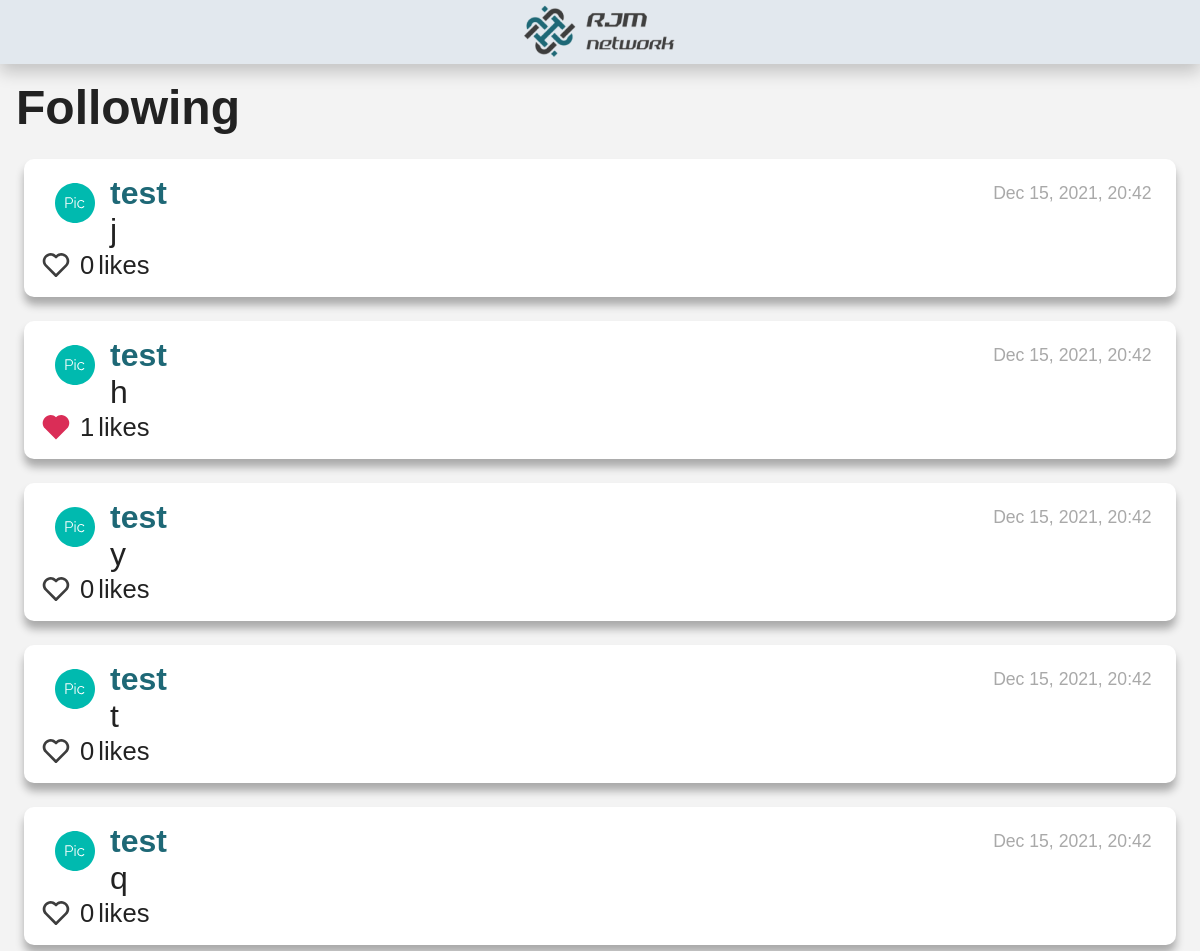
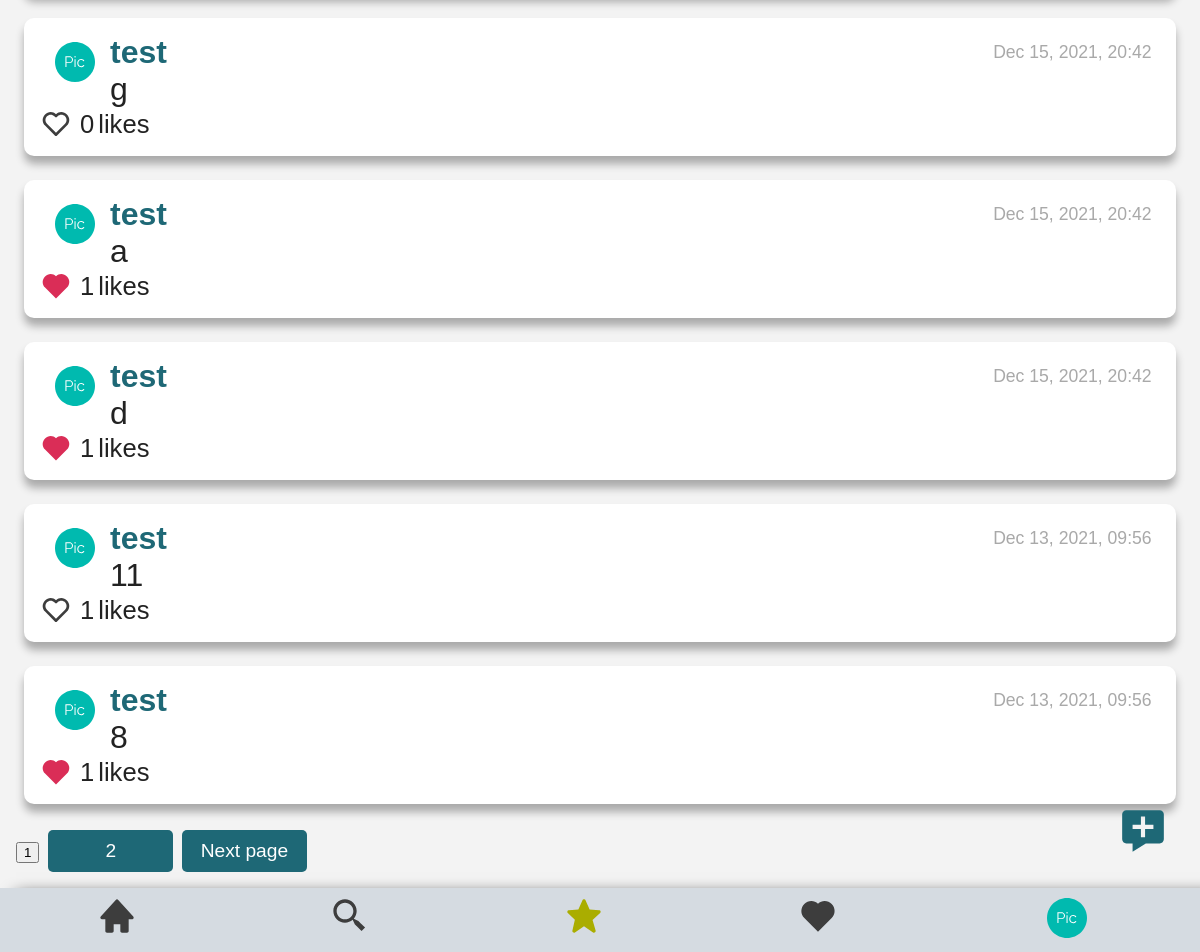
Page /following (signed in) on the committed database (2 pictures, top to bottom).
### network/models.py (models this page shows, shortened)
class NewPost(models.Model):
    poster = models.ForeignKey(User, on_delete=models.PROTECT, related_name="posts_posted")
    description = models.TextField(blank=False)
    date_added = models.DateTimeField(auto_now_add=True)

class User(AbstractUser):
    pass

### network/views.py (the view)
# urls.py: path("following", views.following, name="following"),
def following(request):
    if request.user.id:
        follows_filter=[]
        followers = Followers.objects.filter(follower=request.user.id)
        for each_followers_filter in followers:
            print(each_followers_filter.followed.id)
            follows_filter.append(each_followers_filter.followed.id)
        all_posts = NewPost.objects.all()
        all_posts = all_posts.order_by("-date_added")
        all_posts2=all_posts.filter(poster__in=follows_filter)
        total_posts=all_posts2.count()
        all_posts2=all_posts2[:10]
        total_pages=math.ceil(total_posts/10)
        list_total_pages = []
        for i in range(2, total_pages+1):
            list_total_pages.append(i)
        all_likers = Likers.objects.all()
        for post in all_posts2:
            post.date_added = (post.date_added.strftime("%b %d, %Y, %H:%M"))
            post.number_likes=0
            likers = all_likers.filter(post=post.id)
            likers_id = []
            for each_liker in likers:
                post.likers = each_liker.liker.all()
                post.number_likes = each_liker.liker.count()
                for each in each_liker.liker.all():
                    likers_id.append(each.id)
                post.likers_id = likers_id
        return render(request, "network/following.html",{
            "follows_filter":follows_filter,
            "all_posts":all_posts2,
            "list_total_pages":list_total_pages,
        })
    else:
        return render(request, "network/register.html")

### network/templates/network/following.html (shortened to what this page needs)
{% extends "network/layout.html" %}
{% load static %}
{% block body %}
<h3>Following</h3>
    <div id="all_posts_view">
        <div id="page_0">
            {% if all_posts %}
                {% for post in all_posts %}
                    <div id="posts_style">
                        <div id="posts-flex-order">
                            <div id="posts-flex-order-child1">
                            </div>
                            <div id="posts-flex-order-child2">
                                <div id="posts-first-line">
                                    <a id="profile"  href="profile/{{ post.poster.id }}">{{ post.poster }}</a>
                                    <div id="post-{{post.date_added}}" class="date_post"> {{ post.date_added }}</div>
                                </div>
                                <div id="post-description-{{post.id}}" class="description_post"> {{ post.description }} </div>
                            </div>
                        </div>
                        <div id="like_complete">
                            {% if user.id in post.likers_id %}
                                <button class="yes_button" id="like-btn-{{post.id}}" value="heart_full" onclick="like('{{ post.id }}')">
                                    <svg id="heart-img-{{ post.id }}" alt="jacket" width="40" height="40" viewBox="0 0 40 40" fill="none" xmlns="http://www.w3.org/2000/svg">
                                        <path d="M33.6751 7.9851C32.7561 7.05963 31.6632 6.32493 30.4593 5.82324C29.2555 5.32155 27.9643 5.06277 26.6601 5.06177C24.1931 5.06217 21.8162 5.98889 20 7.65843C18.1841 5.98861 15.8071 5.06185 13.34 5.06177C12.0343 5.06313 10.7417 5.3227 9.53661 5.82555C8.33155 6.3284 7.23783 7.06459 6.31838 7.99177C2.39672 11.9301 2.39838 18.0901 6.32172 22.0118L20 35.6901L33.6784 22.0118C37.6017 18.0901 37.6034 11.9301 33.6751 7.9851Z" fill="#DA2D57"/>
                                    </svg>
                                </button>
                            {% else %}
                                <button class="yes_button" id="like-btn-{{post.id}}" value="heart_empty"  onclick="like('{{ post.id }}')">
                                    <svg id="heart-img-{{ post.id }}" alt="jacket" width="40" height="40" viewBox="0 0 40 40" fill="none" xmlns="http://www.w3.org/2000/svg">
                                        <path d="M20 7.65843C18.1841 5.98861 15.8071 5.06185 13.34 5.06177C12.0343 5.06313 10.7417 5.3227 9.53661 5.82555C8.33155 6.3284 7.23783 7.06459 6.31838 7.99177C2.39672 11.9301 2.39838 18.0901 6.32172 22.0118L18.5417 34.2318C18.825 34.7301 19.3717 35.0518 20 35.0518C20.258 35.0493 20.5119 34.9863 20.7411 34.8679C20.9704 34.7495 21.1686 34.579 21.32 34.3701L33.6784 22.0118C37.6017 18.0884 37.6017 11.9301 33.675 7.9851C32.7561 7.05963 31.6632 6.32493 30.4593 5.82324C29.2555 5.32155 27.9643 5.06277 26.66 5.06177C24.1931 5.06217 21.8162 5.98889 20 7.65843ZM31.3184 10.3418C33.9234 12.9601 33.925 17.0501 31.3217 19.6551L20 30.9768L8.67838 19.6551C6.07505 17.0501 6.07672 12.9601 8.67505 10.3484C9.94172 9.08843 11.5984 8.3951 13.34 8.3951C15.0817 8.3951 16.7317 9.08843 17.9884 10.3451L18.8217 11.1784C18.9764 11.3333 19.16 11.4562 19.3622 11.5401C19.5644 11.6239 19.7812 11.6671 20 11.6671C20.2189 11.6671 20.4357 11.6239 20.6379 11.5401C20.8401 11.4562 21.0237 11.3333 21.1784 11.1784L22.0117 10.3451C24.5317 7.8301 28.8017 7.83677 31.3184 10.3418Z" fill="#3D3D3D"/>
                                    </svg>
                                </button>
                            {% endif %}
                            <div id="like-count-{{post.id}}" class="d-inline-block">{{post.number_likes}} </div> likes
                        </div>
                    </div>
                {% endfor %}
                <div id="id_page_buttons">
                    <button id="selected_button" class="no-button" > 1 </button>
                    {% if list_total_pages %}
                        {% for page in list_total_pages %}
                            <button class="page_button"  id="not_selected_button" onclick="pages('{{user.id}}', 0, '{{page}}'-1)">{{page}}</button>
                        {% endfor %}
                        <button class="page_button" onclick="pages('{{user.id}}', 0, 1)">Next page</button>
                    {% endif %}
                </div>
            {% else %}
                <li>no post</li>
            {% endif %}
        </div>
    </div>
{% endblock %}

### network/static/network/styles.css (style rules this page uses)
#posts-flex-order { display: flex; flex-direction: row; }
#posts-flex-order-child1 { width: 70px; }
#posts-flex-order-child1 #dropbtn-profile { display: block; margin: auto; margin-top: 8px; }
#posts-flex-order-child2 { width: 93%; display: flex; flex-direction: column; }
#posts-first-line { display: flex; flex-direction: row; align-items: center; justify-content: space-between; }
#profile { font-weight:bold; }
.date_post { font-size: 55%; color:darkgray; }
.description_post { word-wrap: break-word; }
#like_complete { display: flex; flex-direction: row; align-items: center; font-size: 80%; }
.yes_button { all: unset; height: 1rem; margin-right: 8px; cursor: pointer; }
.yes_button svg { width: 1rem; height: 1rem; }
.d-inline-block { margin-right: 4px; }
.page_button { width: 3.9rem; height: 1.3rem; background-color: var(--link-color); color: var(--white-color); margin: 0; font-size: .6rem; border:0; border-radius: 5px; }
:root { --white-color: #ffffff; --black-color: #000000; --white-alpha-color: rgba(255, 255, 255, 0.5); --black-alpha-color: rgba(0, 0, 0, 0.3); --black-alpha-color2: rgba(0, 0, 0, 0.5); --gray-color: #ccc; --gray-dark-color: #555; --gray-light-color: #f3f3f3; --text-color: #222; --gray-blue: #D5DBE1; --gray-blue-2: #E2E8EE; --gray-light-2: #3d509f; --black-logo: #3D3D3D; --pink-color: #DA2D57; --yellow-color: #AAAD00; --blue-color: #0013C2; --green-color: #2B8800; --orange-color: #FF8A00; --pic-user-logued-color: #00BAAF; --link-color: #1E6876; --link-dark-color: #144852; --link-light-color: #2d9cb3; --font: "Ubuntu", sans-serif; --max-width: 1200px; --header-height: 2rem; --search-height: 1.3rem; }
html { box-sizing: border-box; font-family: var(--font); font-size: 2rem; scroll-behavior: smooth; }
*, *::after, *::before { box-sizing: inherit; }
body { margin: 0; overflow-x: hidden; color: var(--text-color); background-color: var(--gray-light-color); }
a { color: var(--link-color); text-decoration: none; transition: all ease-out; }
h3 { margin: 0; font-size: 1.5rem; }
body { margin: var(--header-height) 0; padding: .5rem; }
#posts_style { margin: 24px 8px; padding: 16px; background-color: var(--white-color); border-radius: 10px; box-shadow: 0px 8px 8px 0px rgba(0,0,0,0.3); }
::placeholder { color: var(--gray-color); opacity: 1; }

### rows in the picture
NewPost: poster "test", date_added "Dec 15, 2021, 20:42", description "j", number_likes "0"
NewPost: poster "test", date_added "Dec 15, 2021, 20:42", description "h", number_likes "1"
NewPost: poster "test", date_added "Dec 15, 2021, 20:42", description "y", number_likes "0"
NewPost: poster "test", date_added "Dec 15, 2021, 20:42", description "t", number_likes "0"
NewPost: poster "test", date_added "Dec 15, 2021, 20:42", description "q", number_likes "0"
NewPost: poster "test", date_added "Dec 15, 2021, 20:42", description "g", number_likes "0"
NewPost: poster "test", date_added "Dec 15, 2021, 20:42", description "a", number_likes "1"
NewPost: poster "test", date_added "Dec 15, 2021, 20:42", description "d", number_likes "1"
NewPost: poster "test", date_added "Dec 13, 2021, 09:56", description "11", number_likes "1"
NewPost: poster "test", date_added "Dec 13, 2021, 09:56", description "8", number_likes "1"

### other values in the picture
{{ page }} "2"
